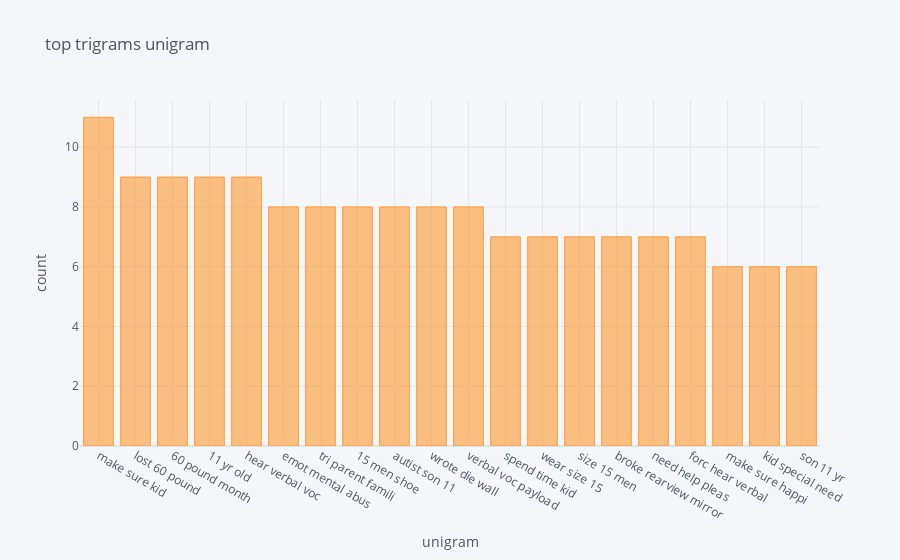

Here is the notebook cell this chart was saved with:
### Code cell
words = get_top_n_words(list(df['stemmed']),20,3)
df1 = pd.DataFrame(words,columns=['trigram','frequency'])
df1= df1.set_index('trigram')
df1.iplot(kind='bar',xTitle='unigram',yTitle='count', title='top trigrams unigram')

### Figure 1 — Plotly figure (JSON) as saved in the notebook; plotly's stock layout.template omitted (floating-point values rounded to 4 significant figures)
{"data": [{"marker": {"color": "rgba(255, 153, 51, 0.6)", "line": {"color": "rgba(255, 153, 51, 1.0)", "width": 1}}, "name": "frequency", "orientation": "v", "text": "", "type": "bar", "x": ["make sure kid", "lost 60 pound", "60 pound month", "11 yr old", "hear verbal voc", "emot mental abus", "tri parent famili", "15 men shoe", "autist son 11", "wrote die wall", "verbal voc payload", "spend time kid", "wear size 15", "size 15 men", "broke rearview mirror", "need help pleas", "forc hear verbal", "make sure happi", "kid special need", "son 11 yr"], "y": [11, 9, 9, 9, 9, 8, 8, 8, 8, 8, 8, 7, 7, 7, 7, 7, 7, 6, 6, 6]}], "layout": {"legend": {"bgcolor": "#F5F6F9", "font": {"color": "#4D5663"}}, "paper_bgcolor": "#F5F6F9", "plot_bgcolor": "#F5F6F9", "title": {"font": {"color": "#4D5663"}, "text": "top trigrams unigram"}, "xaxis": {"gridcolor": "#E1E5ED", "showgrid": true, "tickfont": {"color": "#4D5663"}, "title": {"font": {"color": "#4D5663"}, "text": "unigram"}, "zerolinecolor": "#E1E5ED"}, "yaxis": {"gridcolor": "#E1E5ED", "showgrid": true, "tickfont": {"color": "#4D5663"}, "title": {"font": {"color": "#4D5663"}, "text": "count"}, "zerolinecolor": "#E1E5ED"}}}
